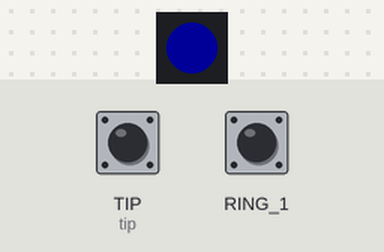
Recording of a program running on a simulated CircuitPython board. Shown: 1 RGB LEDs in strip order, left to right. Inputs (shaded band) come from the test bench; at power-on: TIP (tip) HIGH, RING_1 HIGH. Dim RGB values are drawn brighter than linear; USB keyboard and mouse output is not drawn.

Above: at 1.4 s.
1.5 s: TIP (tip) pulled LOW for 3.2 s
At 2.9 s:
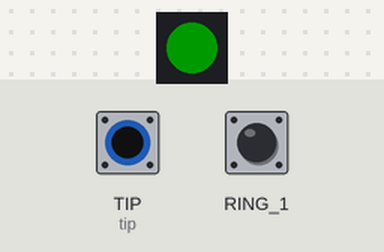
6.2 s: TIP (tip) pulled LOW for 3.2 s
At 7.8 s:
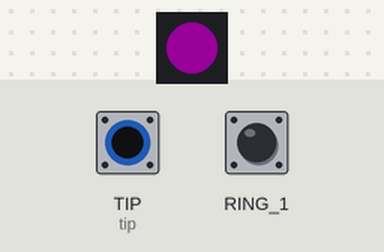
10.9 s: TIP (tip) pulled LOW for 3.2 s
At 12.8 s:
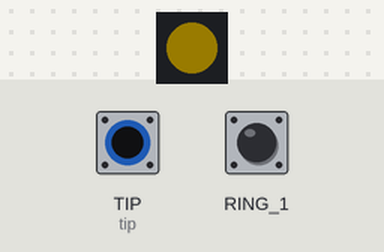
Timing chart, 0 to 14.3 s (numbered marks = the images above; inputs shaded):
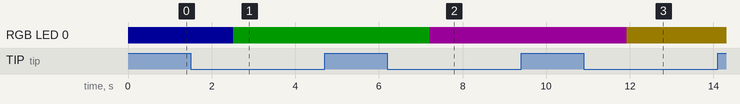

Measured:
- after the input at 1.5 s, RGB LED 0: RGB(0, 0, 25) → RGB(0, 25, 0) after 1.0 s
- after the input at 6.2 s, RGB LED 0: RGB(0, 25, 0) → RGB(25, 0, 25) after 1.0 s
- after the input at 10.9 s, RGB LED 0: RGB(25, 0, 25) → RGB(25, 20, 0) after 1.0 s

The program:

code.py
```python
import board
import digitalio
import neopixel
import time
import usb_hid
from adafruit_hid.keyboard import Keyboard
from adafruit_hid.keycode import Keycode
from adafruit_hid.consumer_control import ConsumerControl
from adafruit_hid.consumer_control_code import ConsumerControlCode
from adafruit_hid.mouse import Mouse

# === Load config ===
try:
    import config
    cfg = config.CONFIG
    raw_config = cfg.get("modes", {})
    active_pins = cfg.get("active_pins", ["sleeve", "ring_1", "ring_2"])
    mode_switch_pin = cfg.get("mode_switch_pin", active_pins[0])
    MODE_CYCLE_HOLD = cfg.get("mode_cycle_hold", 1.0)
    splitter_type = cfg.get("splitter_type", "trrs")
except (ImportError, AttributeError):
    raw_config = {
        "0": {
            "sleeve": {"type": "keyboard", "keys": ["ENTER"]},
            "ring_1": {"type": "keyboard", "keys": ["TAB"]},
            "ring_2": {"type": "keyboard", "keys": ["SPACE"]},
        },
        "1": {
            "sleeve": {"type": "consumer", "code": "PLAY_PAUSE"},
            "ring_1": {"type": "consumer", "code": "SCAN_NEXT_TRACK"},
            "ring_2": {"type": "consumer", "code": "SCAN_PREVIOUS_TRACK"},
        },
        "2": {
            "sleeve": {"type": "mouse", "button": "LEFT_BUTTON"},
            "ring_1": {"type": "mouse", "button": "RIGHT_BUTTON"},
            "ring_2": {"type": "mouse", "button": "MIDDLE_BUTTON"},
        },
    }
    active_pins = ["sleeve", "ring_1", "ring_2"]
    mode_switch_pin = "sleeve"
    MODE_CYCLE_HOLD = 1.0
    splitter_type = "trrs"

# === Pin setup depends on splitter type ===
#
# trrs / headset: TIP = output low (ground), RING_1/RING_2/SLEEVE = inputs
# mono:           TIP = input (Switch 1), RING_1 = input (Switch 2),
#                 RING_2 and SLEEVE = output low (grounds)
#
tip = digitalio.DigitalInOut(board.TIP)

if splitter_type == "mono":
    # Mono (stereo -> 2x mono) Y-splitter that terminates in a 3-conductor
    # TRS (stereo) plug: Tip, Ring, Sleeve. The two switch jacks map to:
    #   white jack -> Tip   -> board.TIP    (Switch 1)
    #   red jack   -> Ring   -> board.RING_1 (Switch 2)
    #   both sleeves -> Sleeve -> ground
    # Because the TRS plug only grounds the SLEEVE conductor, both TIP and
    # RING_1 are clean, independent inputs. RING_2 and SLEEVE are driven low
    # as grounds. TIP is always the mode switch (a short press still fires
    # its normal HID action).
    active_pins = ["tip", "ring_1"]
    mode_switch_pin = "tip"
    tip.direction = digitalio.Direction.INPUT
    tip.pull = digitalio.Pull.UP
    # RING_2 and SLEEVE become grounds
    _ring2_gnd = digitalio.DigitalInOut(board.RING_2)
    _ring2_gnd.direction = digitalio.Direction.OUTPUT
    _ring2_gnd.value = False
    _sleeve_gnd = digitalio.DigitalInOut(board.SLEEVE)
    _sleeve_gnd.direction = digitalio.Direction.OUTPUT
    _sleeve_gnd.value = False
    # RING_1 is Switch 2 input
    # (set up below via PIN_MAP in the normal input-init loop)
else:
    # TIP is ground reference for all switches
    tip.direction = digitalio.Direction.OUTPUT
    tip.value = False

# === Map pin names to board pins (excludes tip — handled separately above) ===
PIN_MAP = {
    "sleeve": board.SLEEVE,
    "ring_1": board.RING_1,
    "ring_2": board.RING_2,
}

# === LED colors per mode ===
MODE_COLORS = [
    (0, 0, 255),    # Blue
    (0, 255, 0),    # Green
    (255, 0, 255),  # Magenta
    (255, 200, 0),  # Yellow
]

# === HID Hardware init ===
pixel = neopixel.NeoPixel(board.NEOPIXEL, 1, brightness=0.1)
kbd = Keyboard(usb_hid.devices)
cc = ConsumerControl(usb_hid.devices)
mouse = Mouse(usb_hid.devices)

# === Init only the active input pins ===
# In mono mode active_pins is forced to ["tip", "ring_1"] above, so TIP
# (reused) and RING_1 (via PIN_MAP) are added as the two inputs.
inputs = {}
for pin_name in active_pins:
    if pin_name == "tip":
        inputs["tip"] = tip  # reuse already-initialised object
    elif pin_name in PIN_MAP:
        p = digitalio.DigitalInOut(PIN_MAP[pin_name])
        p.direction = digitalio.Direction.INPUT
        p.pull = digitalio.Pull.UP
        inputs[pin_name] = p

num_modes = len(raw_config)

# === HID action dispatcher ===
# All actions fire on RELEASE only (is_press=False) to prevent OS key-repeat
# during long holds, e.g. while the mode-switch hold timer is running.
def do_action(action, is_press):
    if not is_press:
        return  # release (kbd/mouse already released unconditionally in the loop)
    t = action.get("type")
    if t == "keyboard":
        codes = [getattr(Keycode, k, None) for k in action.get("keys", [])]
        codes = [c for c in codes if c is not None]
        if codes:
            kbd.press(*codes)
    elif t == "consumer":
        code = getattr(ConsumerControlCode, action.get("code", ""), None)
        if code:
            cc.send(code)
    elif t == "mouse":
        btn_map = {
            "LEFT_BUTTON":   Mouse.LEFT_BUTTON,
            "RIGHT_BUTTON":  Mouse.RIGHT_BUTTON,
            "MIDDLE_BUTTON": Mouse.MIDDLE_BUTTON,
        }
        btn = btn_map.get(action.get("button", ""), Mouse.LEFT_BUTTON)
        mouse.press(btn)

# === Main State & Loop ===
mode = 0
pin_states = {name: False for name in inputs}
pixel.fill(MODE_COLORS[mode % len(MODE_COLORS)])

# Mode cycling: hold the designated mode_switch_pin
mode_pin_held_since = None
mode_pin_was_cycled = False  # prevent HID action firing on the same press that cycled mode

# === Startup settling ===
# Wait until the mode switch pin is released before entering the main loop.
# Only checks the mode switch pin — other pins (e.g. RING_1 with a TS plug
# inserted) may float or short unpredictably and should not block startup.
time.sleep(0.2)
if mode_switch_pin in inputs:
    while not inputs[mode_switch_pin].value:
        time.sleep(0.05)
# Sync pin_states to actual pin readings so the loop starts clean
pin_states = {name: not pin.value for name, pin in inputs.items()}

while True:
    current_states = {name: not pin.value for name, pin in inputs.items()}

    # === Multi-pin suppression ===
    # Only suppress if multiple pins are NEWLY pressed this tick (state changed
    # from not-pressed to pressed). Pins that are continuously held low (e.g.
    # RING_1 shorted by a TS plug barrel touching the contact) are ignored so
    # they don't suppress legitimate presses on the active switch pin.
    newly_pressed = [name for name, v in current_states.items()
                     if v and not pin_states[name]]
    if len(newly_pressed) > 1:
        for name in current_states:
            if name != mode_switch_pin:
                current_states[name] = False

    # === Mode switch hold logic ===
    if mode_switch_pin in current_states:
        ms_pressed = current_states[mode_switch_pin]

        if ms_pressed:
            if mode_pin_held_since is None:
                mode_pin_held_since = time.monotonic()
                mode_pin_was_cycled = False
            elif not mode_pin_was_cycled and (time.monotonic() - mode_pin_held_since >= MODE_CYCLE_HOLD):
                mode = (mode + 1) % num_modes
                pixel.fill(MODE_COLORS[mode % len(MODE_COLORS)])
                mode_pin_was_cycled = True
                kbd.release_all()  # release immediately so OS never triggers key-repeat
        else:
            mode_pin_held_since = None
            mode_pin_was_cycled = False

    # === Handle each active pin independently ===
    for pin_name, is_pressed in current_states.items():
        if is_pressed != pin_states[pin_name]:
            # Always release HID on any pin release to prevent stuck keys/buttons,
            # regardless of whether the action itself will fire.
            if not is_pressed:
                kbd.release_all()
                mouse.release_all()
            # If this pin's hold triggered a mode cycle, suppress the HID action
            # on release so it doesn't also fire the pin's normal action.
            if pin_name == mode_switch_pin and mode_pin_was_cycled:
                pin_states[pin_name] = is_pressed
                continue
            action = raw_config.get(str(mode), {}).get(pin_name, {})
            if action:
                do_action(action, is_pressed)
            pin_states[pin_name] = is_pressed

    time.sleep(0.01)
```

config.py
```python
CONFIG = {
  "version": 1,
  "splitter_type": "mono",
  "active_pins": [
    "tip",
    "ring_1"
  ],
  "mode_switch_pin": "tip",
  "mode_cycle_hold": 1,
  "modes": {
    "0": {
      "tip": {
        "type": "keyboard",
        "keys": [
          "A"
        ]
      },
      "ring_1": {
        "type": "keyboard",
        "keys": [
          "B"
        ]
      }
    },
    "1": {
      "tip": {
        "type": "consumer",
        "code": "PLAY_PAUSE"
      },
      "ring_1": {
        "type": "consumer",
        "code": "SCAN_NEXT_TRACK"
      }
    },
    "2": {
      "tip": {
        "type": "mouse",
        "button": "LEFT_BUTTON"
      },
      "ring_1": {
        "type": "mouse",
        "button": "RIGHT_BUTTON"
      }
    },
    "3": {
      "tip": {
        "type": "none"
      },
      "ring_1": {
        "type": "none"
      }
    }
  }
}
```
